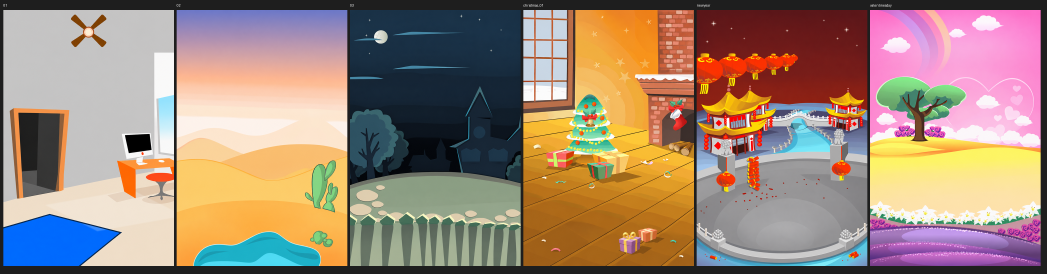
#> input picture art/bg_tall/sheet.png, 3140 x 820 px (shown at 1/3 size)
$ python light_01.py sheet.png sheet.png
#> lines starting #> are read from the running program, lines starting #| are printed output that depends on the picture; after the words box and inside, x2 and y2 are one past the last pixel; in counts of white or black regions, pixels touching at a corner belong together
"""Paint the window's sunlight on scene 01's floor as one correct-perspective parallelogram.
Edges: two along the right wall's depth direction (toward the back corner), two along the sun
direction (from the window leftward across the floor). Lightens whatever floor-plane pixel it
covers (beige floor, rug, shadows) so the patch is continuous; walls and furniture are excluded."""
import sys
from PIL import Image, ImageDraw, ImageFilter
import numpy as np
src, dst = sys.argv[1], sys.argv[2]
im = Image.open(src).convert('RGB'); W, H = im.size
#> further down, im is the input picture: PIL image 3140x820 RGB; mean R, G, B 159.3, 135.6, 120.3
#> after `W, H = im.size`: W = 3140; H = 820
S = 4
P1 = (1024 + 60, 1235)   # front end at the right edge (just past the image edge so the patch runs off-screen)
P2 = (770, 1078)         # back end, where the right wall meets the floor in front of the desk
sun = (-520, 92)         # sun direction across the floor (leftward, slightly toward the viewer)
poly = [P1, P2, (P2[0] + sun[0], P2[1] + sun[1]), (P1[0] + sun[0], P1[1] + sun[1])]
m = Image.new('L', (W * S, H * S), 0)
#> m: PIL image 12560x3280 L; every value is 0
ImageDraw.Draw(m).polygon([(x * S, y * S) for x, y in poly], fill=255)
mask = np.asarray(m.resize((W, H), Image.LANCZOS).filter(ImageFilter.GaussianBlur(2.5)), dtype=np.float32) / 255
#> mask: shape (820, 3140) float32; every value is 0
a = np.asarray(im, dtype=np.float32)
r, g, b = a[..., 0], a[..., 1], a[..., 2]
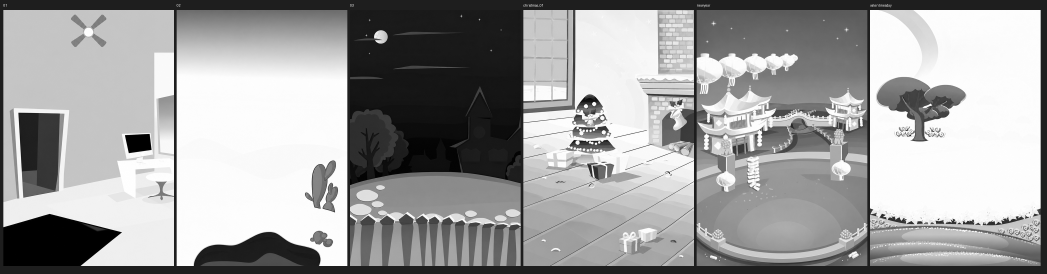
#> r: shape (820, 3140) float32 (shown at 1/3 size); min 0, max 255, mean 159.3
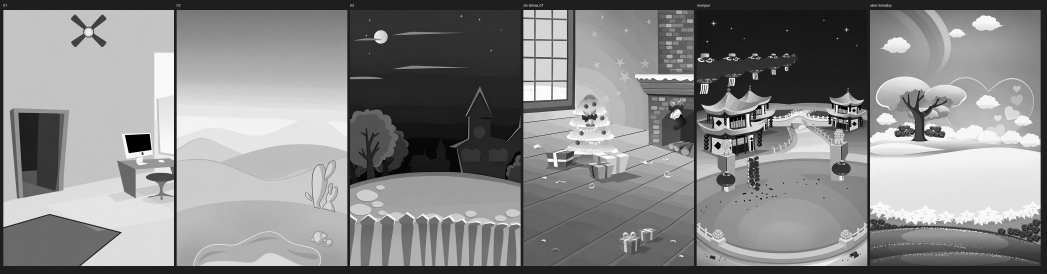
#> g: shape (820, 3140) float32 (shown at 1/3 size); min 0, max 255, mean 135.6
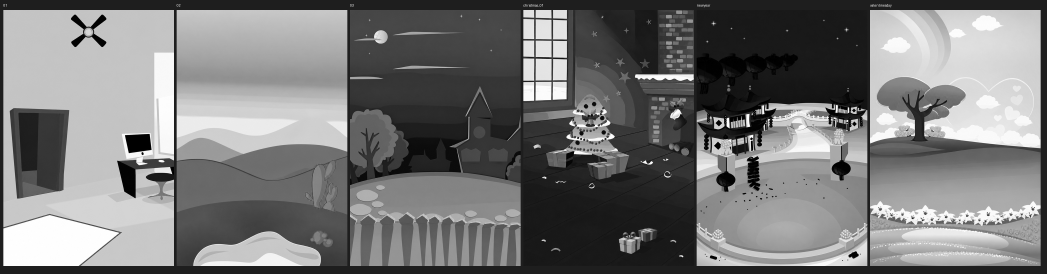
#> b: shape (820, 3140) float32 (shown at 1/3 size); min 0, max 255, mean 120.3
beige = (r > 190) & (r - b > 25) & (r - b < 90) & (g > 150)           # floor and its soft shadows
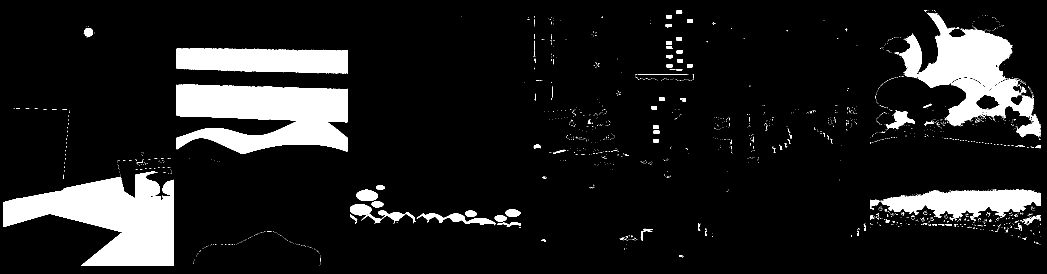
#> beige: shape (820, 3140) bool (shown at 1/3 size); 11.5% white; 1805 white regions (1712 under 20 px), largest, box (x1, y1, x2, y2) and area: (10, 514, 522, 798) 77947, (530, 253, 1042, 462) 75335, (2697, 38, 3037, 272) 38906
rug = (b > 150) & (b - r > 60)                                        # blue rug incl. dark border
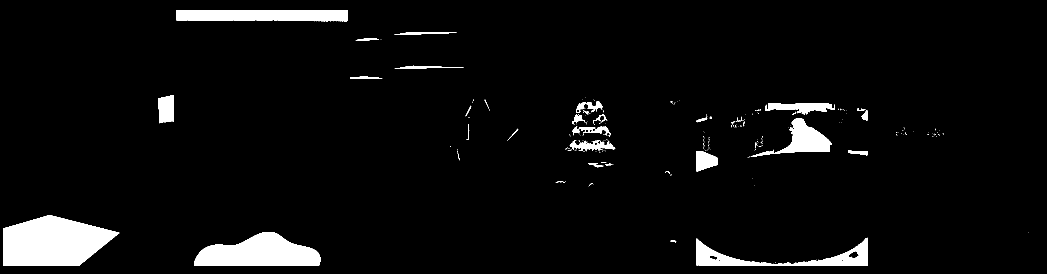
#> rug: shape (820, 3140) bool (shown at 1/3 size); 4.8% white; 283 white regions (243 under 20 px), largest, box (x1, y1, x2, y2) and area: (10, 645, 358, 798) 38805, (582, 696, 961, 798) 26257, (530, 30, 1042, 65) 16392
plane = (beige | rug) & (np.arange(H)[:, None] > 980)
#> plane: shape (820, 3140) bool; every value is 0
k = 0.22 * mask * plane
out = a + (255 - a) * k[..., None]
Image.fromarray(np.clip(out, 0, 255).astype(np.uint8)).save(dst)
print('light painted ->', dst)
